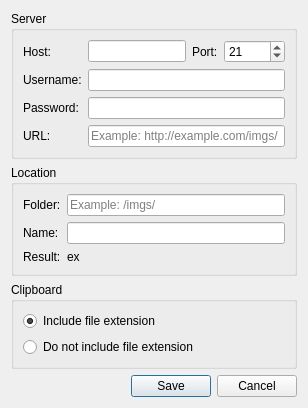
<?xml version="1.0" encoding="UTF-8"?>
<ui version="4.0">
 <class>Dialog</class>
 <widget class="QDialog" name="Dialog">
  <property name="geometry">
   <rect>
    <x>0</x>
    <y>0</y>
    <width>308</width>
    <height>306</height>
   </rect>
  </property>
  <property name="windowTitle">
   <string>FTP - Settings</string>
  </property>
  <layout class="QVBoxLayout" name="verticalLayout">
   <item>
    <widget class="QGroupBox" name="group_server">
     <property name="title">
      <string>Server</string>
     </property>
     <layout class="QVBoxLayout" name="verticalLayout_2">
      <item>
       <layout class="QFormLayout" name="formLayout">
        <item row="1" column="0">
         <widget class="QLabel" name="label_username">
          <property name="text">
           <string>Username:</string>
          </property>
         </widget>
        </item>
        <item row="1" column="1">
         <widget class="QLineEdit" name="input_username"/>
        </item>
        <item row="2" column="0">
         <widget class="QLabel" name="label_password">
          <property name="text">
           <string>Password:</string>
          </property>
         </widget>
        </item>
        <item row="2" column="1">
         <widget class="QLineEdit" name="input_password">
          <property name="echoMode">
           <enum>QLineEdit::Password</enum>
          </property>
         </widget>
        </item>
        <item row="3" column="0">
         <widget class="QLabel" name="label_url">
          <property name="text">
           <string>URL:</string>
          </property>
         </widget>
        </item>
        <item row="3" column="1">
         <widget class="QLineEdit" name="input_url">
          <property name="placeholderText">
           <string>Example: http://example.com/imgs/</string>
          </property>
         </widget>
        </item>
        <item row="0" column="0">
         <widget class="QLabel" name="label_hostInput">
          <property name="text">
           <string>Host:</string>
          </property>
         </widget>
        </item>
        <item row="0" column="1">
         <layout class="QHBoxLayout" name="layout_host">
          <item>
           <widget class="QLineEdit" name="input_host"/>
          </item>
          <item>
           <widget class="QLabel" name="label_port">
            <property name="text">
             <string>Port:</string>
            </property>
           </widget>
          </item>
          <item>
           <widget class="QSpinBox" name="input_port">
            <property name="maximum">
             <number>65535</number>
            </property>
            <property name="value">
             <number>21</number>
            </property>
           </widget>
          </item>
         </layout>
        </item>
       </layout>
      </item>
     </layout>
    </widget>
   </item>
   <item>
    <widget class="QGroupBox" name="group_location">
     <property name="title">
      <string>Location</string>
     </property>
     <layout class="QVBoxLayout" name="verticalLayout_4">
      <item>
       <layout class="QFormLayout" name="formLayout_2">
        <property name="fieldGrowthPolicy">
         <enum>QFormLayout::AllNonFixedFieldsGrow</enum>
        </property>
        <item row="1" column="0">
         <widget class="QLabel" name="label_folder">
          <property name="text">
           <string>Folder:</string>
          </property>
         </widget>
        </item>
        <item row="2" column="0">
         <widget class="QLabel" name="label_name">
          <property name="text">
           <string>Name:</string>
          </property>
         </widget>
        </item>
        <item row="2" column="1">
         <widget class="QLineEdit" name="input_name">
          <property name="text">
           <string extracomment="Hlap"/>
          </property>
         </widget>
        </item>
        <item row="3" column="0">
         <widget class="QLabel" name="label_result">
          <property name="text">
           <string>Result:</string>
          </property>
         </widget>
        </item>
        <item row="3" column="1">
         <widget class="QLabel" name="label_example">
          <property name="text">
           <string>ex</string>
          </property>
         </widget>
        </item>
        <item row="1" column="1">
         <widget class="QLineEdit" name="input_folder">
          <property name="placeholderText">
           <string>Example: /imgs/</string>
          </property>
         </widget>
        </item>
       </layout>
      </item>
     </layout>
    </widget>
   </item>
   <item>
     <widget class="QGroupBox" name="group_clipboard">
      <property name="title">
       <string>Clipboard</string>
      </property>
      <layout class="QVBoxLayout" name="verticalLayout_3">
       <item>
        <widget class="QRadioButton" name="radio_includefileextension">
         <property name="text">
          <string>Include file extension</string>
         </property>
         <property name="checked">
          <bool>true</bool>
         </property>
        </widget>
       </item>
       <item>
        <widget class="QRadioButton" name="radio_excludefileextension">
         <property name="text">
          <string>Do not include file extension</string>
         </property>
        </widget>
       </item>
      </layout>
     </widget>
   </item>
   <item>
    <widget class="QDialogButtonBox" name="buttonBox">
     <property name="orientation">
      <enum>Qt::Horizontal</enum>
     </property>
     <property name="standardButtons">
      <set>QDialogButtonBox::Cancel|QDialogButtonBox::Save</set>
     </property>
    </widget>
   </item>
  </layout>
 </widget>
 <tabstops>
  <tabstop>input_host</tabstop>
  <tabstop>input_port</tabstop>
  <tabstop>input_username</tabstop>
  <tabstop>input_password</tabstop>
  <tabstop>input_url</tabstop>
  <tabstop>input_folder</tabstop>
  <tabstop>input_name</tabstop>
  <tabstop>radio_includefileextension</tabstop>
  <tabstop>radio_excludefileextension</tabstop>
  <tabstop>buttonBox</tabstop>
 </tabstops>
 <resources/>
 <connections>
  <connection>
   <sender>buttonBox</sender>
   <signal>accepted()</signal>
   <receiver>Dialog</receiver>
   <slot>accept()</slot>
   <hints>
    <hint type="sourcelabel">
     <x>236</x>
     <y>299</y>
    </hint>
    <hint type="destinationlabel">
     <x>157</x>
     <y>274</y>
    </hint>
   </hints>
  </connection>
  <connection>
   <sender>buttonBox</sender>
   <signal>rejected()</signal>
   <receiver>Dialog</receiver>
   <slot>reject()</slot>
   <hints>
    <hint type="sourcelabel">
     <x>286</x>
     <y>299</y>
    </hint>
    <hint type="destinationlabel">
     <x>286</x>
     <y>274</y>
    </hint>
   </hints>
  </connection>
 </connections>
</ui>
